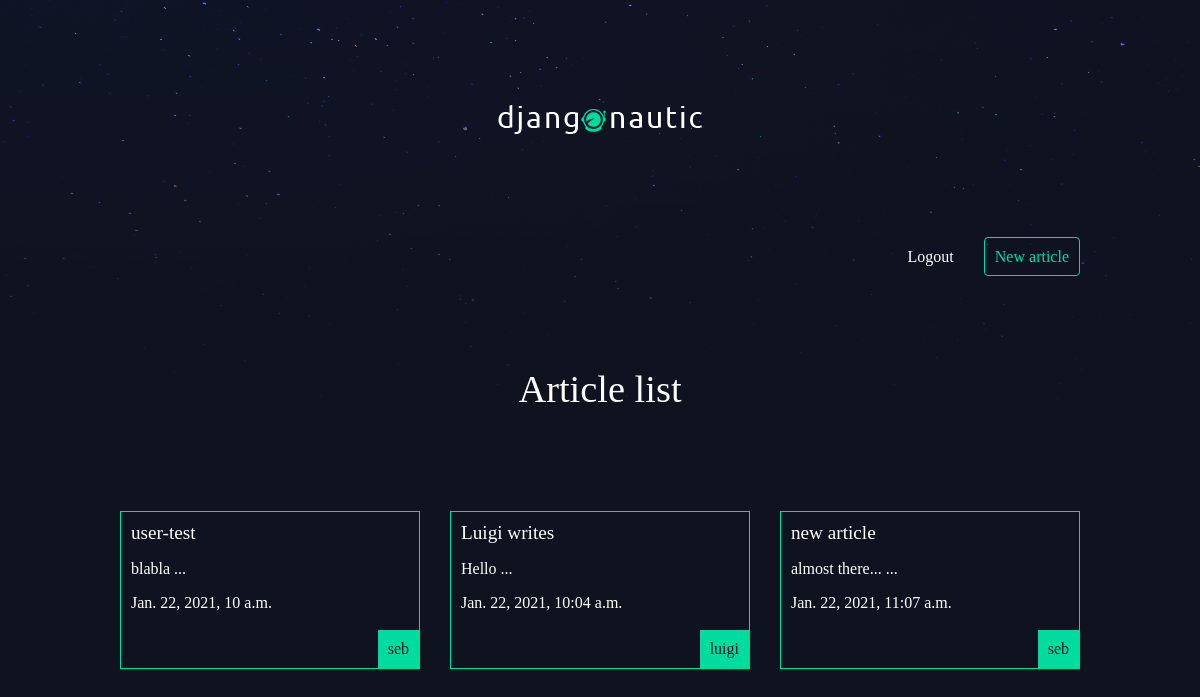
The page /articles/ (signed in) on the database its author committed.
### articles/models.py (models this page shows, shortened)
class Article(models.Model):
    title = models.CharField(max_length=100)
    slug = models.SlugField()
    body = models.TextField()
    date = models.DateTimeField(auto_now_add = True)
    thumb = models.ImageField(default='default.png',blank=True)
    author = models.ForeignKey(User,on_delete=models.CASCADE, default=None)
    def snippet(self):
        return self.body[:50] + ' ...'

### articles/views.py (the view)
def article_list(request):
    articles = Article.objects.all().order_by('date')
    return render(request,'articles/article_list.html', {'articles':articles})

### articles/templates/articles/article_list.html
{% extends 'base_layout.html' %}
{% block content %}
    <h1>Article list</h1>
    <div class="articles">
        {% for article in articles %}
        <div class="article">
            <h2>
                <a href="{% url 'articles:detail' slug=article.slug %}"> {{ article.title }}</a>
            </h2>
            <p>{{ article.snippet }}</p>
            <p>{{ article.date }}</p>
            <p class="author">{{ article.author.username }}</p>
            </div>
        {% endfor %}
</div>
{% endblock %}

### assets/styles.css (style rules this page uses)
body { background-color: #0f121f; background-image: url(/static/stars.png); background-repeat: no-repeat; color: #fff; }
body * { font-family: Ubuntu; }
h1, h2, h3, h4, h5 { font-weight: normal; margin: 0; }
a, a:hover, a:visited { color: #fff; text-decoration: none; }
div.wrapper > h1 { text-align: center; margin: 100px auto; font-size: 2.4em }
.articles { display: grid; grid-template-columns: 1fr 1fr 1fr; grid-gap: 30px; }
.article { padding: 10px; border: 1px solid #00dba0; position: relative; padding-bottom: 40px; }
.article h2 { font-size: 1.2em; }
.article .author { padding: 10px; background: #00dba0; position: absolute; right: 0; bottom: 0; margin: 0; color: #0f121f; }

### rows shown on the page
Article: title "user-test", snippet "blabla ...", date "Jan. 22, 2021, 10 a.m.", author.username "seb"
Article: title "Luigi writes", snippet "Hello ...", date "Jan. 22, 2021, 10:04 a.m.", author.username "luigi"
Article: title "new article", snippet "almost there... ...", date "Jan. 22, 2021, 11:07 a.m.", author.username "seb"
